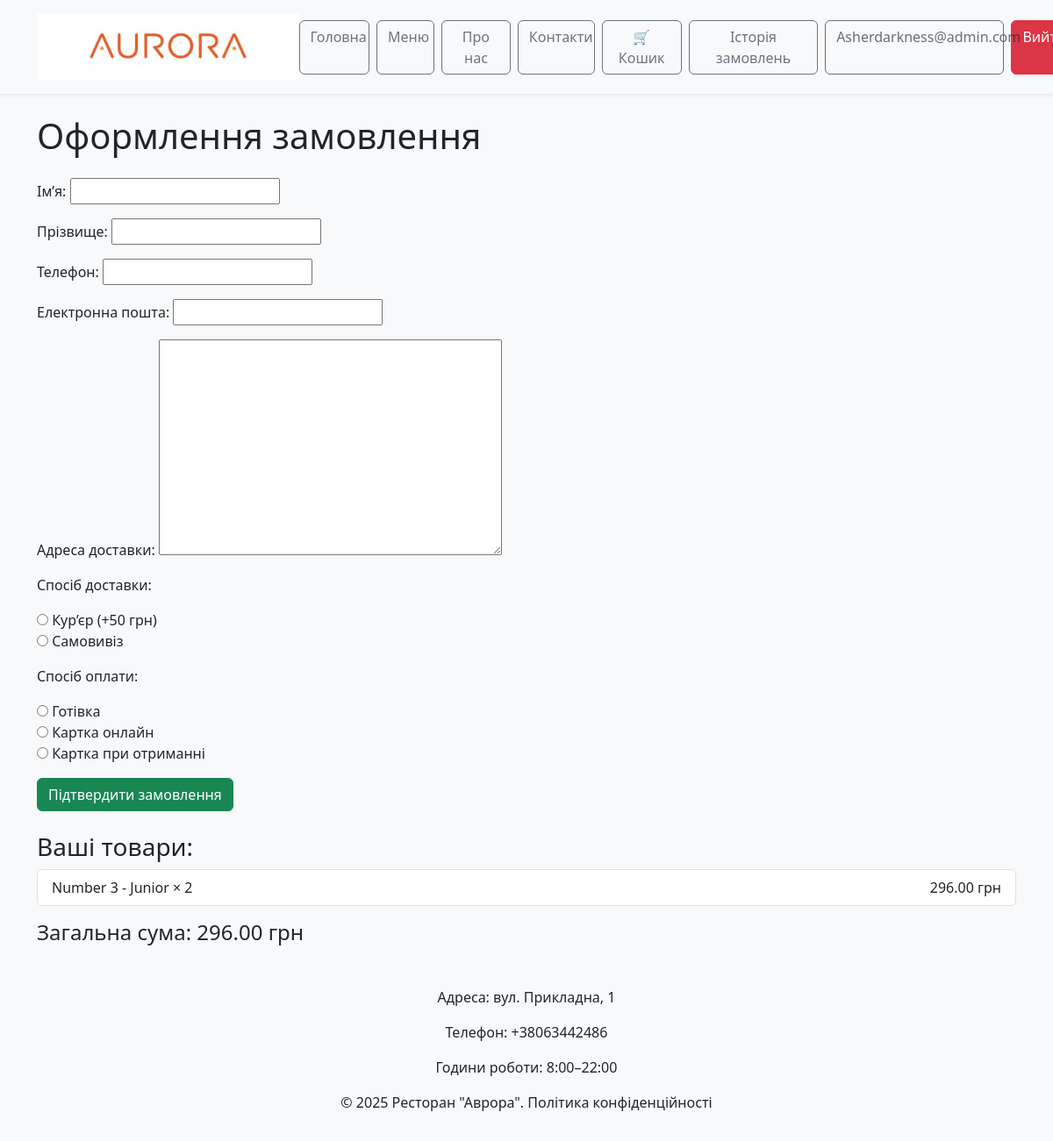
The page /orders/checkout/ (signed in) on the database its author committed.
### accounts/models.py (models this page shows)
class CustomUser(AbstractUser):
    username = None
    email = models.EmailField(unique=True)
    USERNAME_FIELD = 'email'
    REQUIRED_FIELDS = []
    objects = CustomUserManager()

### cart/models.py (models this page shows)
class CartItem(models.Model):
    user = models.ForeignKey(settings.AUTH_USER_MODEL, on_delete=models.CASCADE)
    dish = models.ForeignKey(Dish, on_delete=models.CASCADE)
    quantity = models.PositiveIntegerField(default=1)
    options = models.ManyToManyField(DishOption, blank=True)
    def get_total_price(self):
        base = self.dish.price * self.quantity
        extras = sum(opt.price for opt in self.options.all()) * self.quantity
        return base + extras

### menu/models.py (models this page shows, shortened)
class Dish(models.Model):
    CATEGORY_CHOICES = [
        ('starter', 'Закуски'),
        ('main', 'Основні страви'),
        ('dessert', 'Десерти'),
        ('drink', 'Напої'),
    ]
    name = models.CharField(max_length=100)
    description = models.TextField()
    price = models.DecimalField(max_digits=6, decimal_places=2)
    category = models.CharField(max_length=20, choices=CATEGORY_CHOICES)
    image = models.CharField(max_length=200)
    popularity = models.PositiveIntegerField(default=0)
    created_at = models.DateTimeField(auto_now_add=True)

class DishOption(models.Model):
    dish = models.ForeignKey(Dish, on_delete=models.CASCADE, related_name="options")
    name = models.CharField(max_length=100)
    price = models.DecimalField(max_digits=6, decimal_places=2)

### orders/views.py (the view)
# urls.py: path('checkout/', checkout_view, name='checkout'),
def checkout_view(request):
    cart_items = CartItem.objects.filter(user=request.user)
    if not cart_items:
        messages.error(request, "Ваш кошик порожній.")
        return redirect('cart')
    if request.method == "POST":
        form = OrderForm(request.POST)
        if form.is_valid():
            order = form.save(commit=False)
            order.user = request.user
            total = sum(item.get_total_price() for item in cart_items)
            if order.delivery_method == 'courier':
                total += 50
            order.total_price = total
            order.save()
            for item in cart_items:
                OrderItem.objects.create(
                    order=order,
                    dish=item.dish,
                    quantity=item.quantity,
                    price=item.dish.price
                )
            cart_items.delete()
            messages.success(request, f"Замовлення прийнято! Номер замовлення: {order.id}")
            return redirect('order_success', order_id=order.id)
        else:
            messages.error(request, "Помилка оформлення. Перевірте введені дані.")
    else:
        form = OrderForm()
    total = sum(item.get_total_price() for item in cart_items)
    return render(request, 'orders/checkout.html', {'form': form, 'cart_items': cart_items, 'total': total})

### orders/forms.py
class OrderForm(forms.ModelForm):
    first_name = forms.CharField(label="Ім’я", max_length=50)
    last_name = forms.CharField(label="Прізвище", max_length=50)
    phone = forms.CharField(label="Телефон", max_length=20)
    email = forms.EmailField(label="Електронна пошта")
    address = forms.CharField(label="Адреса доставки", widget=forms.Textarea)
    delivery_method = forms.ChoiceField(
        label="Спосіб доставки",
        choices=Order.DELIVERY_CHOICES,
        widget=forms.RadioSelect
    )
    payment_method = forms.ChoiceField(
        label="Спосіб оплати",
        choices=Order.PAYMENT_CHOICES,
        widget=forms.RadioSelect
    )
    class Meta:
        model = Order
        fields = [
            'first_name', 'last_name', 'phone', 'email',
            'address', 'delivery_method', 'payment_method'
        ]

### orders/templates/orders/checkout.html (shortened to what this page needs)
{% load static %}
<!DOCTYPE html>
<html lang="uk">
<head>
    <link href="https://cdn.jsdelivr.net/npm/bootstrap@5.3.2/dist/css/bootstrap.min.css" rel="stylesheet">
    <link rel="stylesheet" href="{% static 'orders/style.css' %}">
</head>
<body class="bg-light">
<header class="bg-light shadow-sm">
    <div class="container d-flex justify-content-between align-items-center py-3">
        <img src="{% static 'pages/restaurant.jpg' %}" class="logo" alt="Ресторан Аврора" width="auto" height="75">
        <nav class="d-flex gap-2">
            <a href="/" class="btn btn-outline-secondary">Головна</a>
            <a href="/menu" class="btn btn-outline-secondary">Меню</a>
            <a href="{% url 'about' %}" class="btn btn-outline-secondary">Про нас</a>
            <a href="/contacts" class="btn btn-outline-secondary">Контакти</a>
            {% if user.is_authenticated %}
                <a href="{% url 'cart' %}" class="btn btn-outline-secondary">🛒 Кошик</a>
                <a href="{% url 'order_history' %}" class="btn btn-outline-secondary">Історія замовлень</a>
                <span class="btn btn-outline-dark disabled">{{ user.email }}</span>
                <a href="{% url 'logout' %}" class="btn btn-danger">Вийти</a>
            {% else %}
                <a href="{% url 'register' %}" class="btn btn-outline-success">Реєстрація</a>
                <a href="{% url 'login' %}" class="btn btn-outline-primary">Увійти</a>
            {% endif %}
        </nav>
    </div>
</header>
<div class="container py-4">
    <h1 class="mb-4">Оформлення замовлення</h1>
    <form method="post" class="mb-4">
        {{ form.as_p }}
        <button type="submit" class="btn btn-success">Підтвердити замовлення</button>
    </form>
    <h3>Ваші товари:</h3>
    <ul class="list-group mb-3">
        {% for item in cart_items %}
        <li class="list-group-item d-flex justify-content-between align-items-center">
            {{ item.dish.name }} × {{ item.quantity }}
            <span>{{ item.get_total_price }} грн</span>
        </li>
        {% endfor %}
    </ul>
    <h4>Загальна сума: {{ total }} грн</h4>
</div>
<footer class="bg-light text-center py-3">
    <p>Адреса: вул. Прикладна, 1</p>
    <p>Телефон: +38063442486</p>
    <p>Години роботи: 8:00–22:00</p>
    <p>© 2025 Ресторан "Аврора". Політика конфіденційності</p>
</footer>
</body>
</html>

### orders/static/orders/style.css (style rules this page uses)
nav .btn { min-width: 60px; font-weight: 500; }
nav .btn-outline-secondary { border: 1px solid #6c757d; }

### rows shown on the page
CustomUser: email "Asherdarkness@admin.com"
CartItem: dish.name "Number 3 - Junior", quantity "2", get_total_price "296.00"

### other values the page prints
{{ total }} "296.00"
